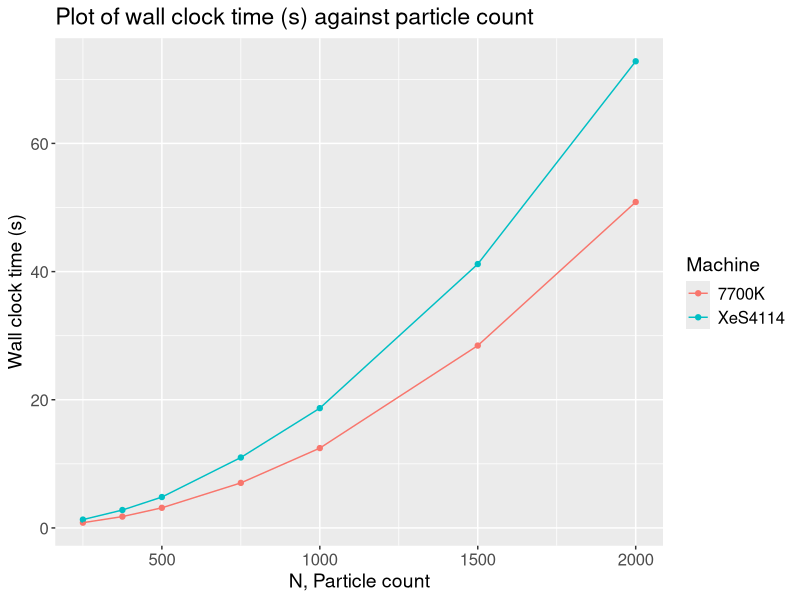
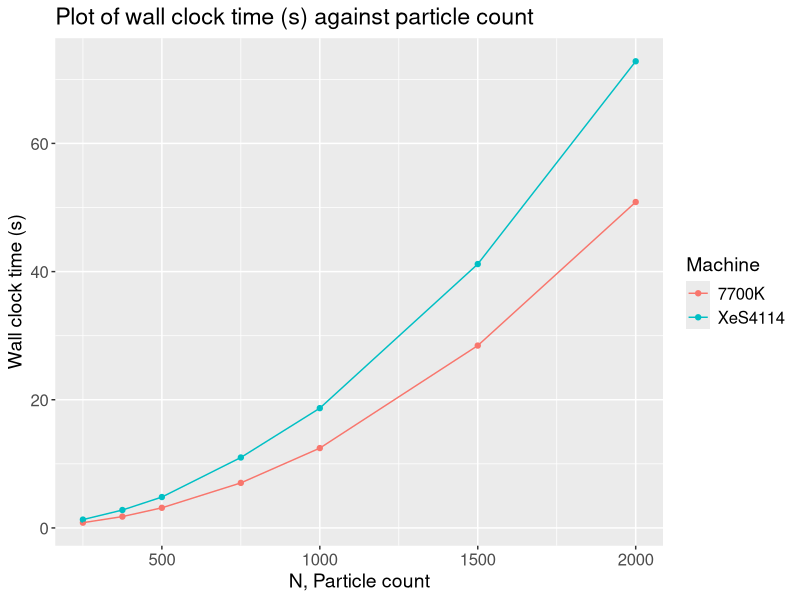

Write the R code that produced these figures, in order. (Note: this script raises an error after producing the figures.)
library(ggplot2)
library(dplyr)

setwd("E:/Brownie/openmp/report/rawResults/")
seqData = read.csv("seqData.csv")
parData = read.csv("parData.csv")

DEFAULT_N = 1000
DEFAULT_L = 20000
DEFAULT_r = 1
DEFAULT_STEPS = 1000

SAVE_LOCATION = "../processedResults/"

defaultTheme = theme(text=element_text(size=14),
                     axis.text=element_text(size=12),
                     legend.text=element_text(size=12),
                     axis.title=element_text(size=14))
machineLabs = labs(color = 'Machine')

varyNData = with(seqData, seqData[which(L == DEFAULT_L & r == DEFAULT_r & steps == DEFAULT_STEPS),])
ggplot(varyNData) +
    geom_point(aes(N, wall.clock.time, color=machine)) + 
    geom_line(aes(N, wall.clock.time, color=machine)) +
    labs(title = "Plot of wall clock time (s) against particle count",
         x  = "N, Particle count",
         y = "Wall clock time (s)") +
    defaultTheme + machineLabs
ggsave(paste0(SAVE_LOCATION, "seq-varyN.png"), dpi = 300)
write.csv(varyNData, paste0(SAVE_LOCATION, "seq-varyN.csv"), row.names = FALSE)
rm(varyNData)

varyLData = with(seqData, seqData[which(N == DEFAULT_N & r == DEFAULT_r & steps == DEFAULT_STEPS),])
ggplot(varyLData) +
    geom_point(aes(L, wall.clock.time, color=machine)) +
    geom_line(aes(L, wall.clock.time, color=machine)) +
    labs(title = "Plot of wall clock time (s) against box length (units)",
         x  = "L, Box length (units)",
         y = "Wall clock time (s)") +
    defaultTheme + machineLabs
ggsave(paste0(SAVE_LOCATION, "seq-varyL.png"), dpi = 300)
write.csv(varyLData, paste0(SAVE_LOCATION, "seq-varyL.csv"), row.names = FALSE)
rm(varyLData)

varyRData = with(seqData, seqData[which(N == DEFAULT_N & L == DEFAULT_L & steps == DEFAULT_STEPS),])
ggplot(varyRData) +
    geom_point(aes(r, wall.clock.time, color=machine)) +
    geom_line(aes(r, wall.clock.time, color=machine)) +
    labs(title = "Plot of wall clock time (s) against particle radius length (units)",
         x  = "r, Particle radius length (units)",
         y = "Wall clock time (s)") +
    defaultTheme + machineLabs
ggsave(paste0(SAVE_LOCATION, "seq-varyR.png"), dpi = 300)
write.csv(varyRData, paste0(SAVE_LOCATION, "seq-varyR.csv"), row.names = FALSE)
rm(varyRData)

varyStepsData = with(seqData, seqData[which(N == DEFAULT_N & L == DEFAULT_L & r == DEFAULT_r),])
ggplot(varyStepsData) +
    geom_point(aes(steps, wall.clock.time, color=machine)) +
    geom_line(aes(steps, wall.clock.time, color=machine)) +
    labs(title = "Plot of wall clock time (s) against number of steps",
         x  = "Steps",
         y = "Wall clock time (s)") +
    defaultTheme + machineLabs
ggsave(paste0(SAVE_LOCATION, "seq-varySteps.png"), dpi = 300)
write.csv(varyStepsData, paste0(SAVE_LOCATION, "seq-varySteps.csv"), row.names = FALSE)
rm(varyStepsData)

for (n in sort(unique(parData$N))) {
    varyThreadsData = with(parData, parData[which(n == N & L == DEFAULT_L & r == DEFAULT_r & steps == DEFAULT_STEPS),])
    print(ggplot(varyThreadsData) +
              geom_point(aes(threads, wall.clock.time, color=machine)) + 
              geom_line(aes(threads, wall.clock.time, color=machine)) +
              labs(title = paste("Plot of wall clock time (s) against number of threads for N =", n),
                   x  = "Thread count",
                   y = "Wall clock time (s)",
                   legend = "Machine",
                   caption = "Axis for wall clock time is in log10 scale") +
              scale_y_log10() +
              defaultTheme +
              machineLabs)
    ggsave(paste0(SAVE_LOCATION, "par-", n, "N-varyThreads.png"), dpi = 300)
    
    print(ggplot(varyThreadsData) +
              geom_point(aes(threads, context.switches, color=machine)) + 
              geom_line(aes(threads, context.switches, color=machine)) +
              labs(title = paste("Plot of context switches against number of threads for N =", n),
                   x  = "Thread count",
                   y = "Context switches",
                   legend = "Machine") +
              defaultTheme +
              machineLabs)
    ggsave(paste0(SAVE_LOCATION, "par-", n, "N-contextSwitches.png"), dpi = 300)
    
    seqPart = with(seqData, seqData[which(n == N & L == DEFAULT_L & r == DEFAULT_r & steps == DEFAULT_STEPS),])
    colnames(seqPart)[colnames(seqPart)=="wall.clock.time"] = "seqTime"
    varyThreadsData = left_join(varyThreadsData, select(seqPart, machine, seqTime), by = 'machine')
    varyThreadsData$speedup = varyThreadsData$seqTime / varyThreadsData$wall.clock.time
    
    print(ggplot(varyThreadsData) +
              geom_point(aes(threads, speedup, color=machine)) + 
              geom_line(aes(threads, speedup, color=machine)) +
              labs(title = paste("Plot of speedup against number of threads for N =", n),
                   x  = "Thread count",
                   y = "Speedup") +
              defaultTheme +
              machineLabs)
    ggsave(paste0(SAVE_LOCATION, "par-", n, "N-speedup.png"), dpi = 300)
    write.csv(varyThreadsData, paste0(SAVE_LOCATION, "par-", n, "N-varyThreads.csv"), row.names = FALSE)
}

rm(varyThreadsData, seqPart)
rm(list=ls())
